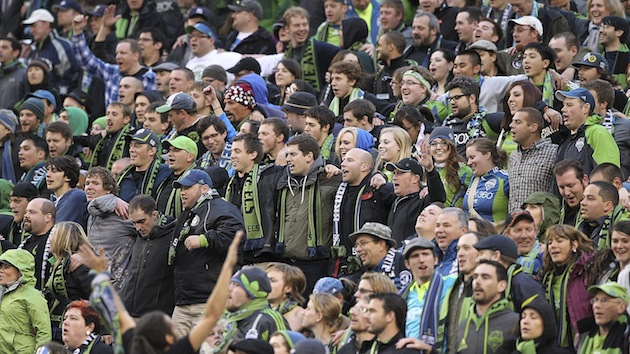
#> input picture data/images/008.jpg, 630 x 354 px, given in place of crowd14.jpg, which was not available
$ python Skin.py
#> lines starting #> are read from the running program, lines starting #| are printed output that depends on the picture; after the words box and inside, x2 and y2 are one past the last pixel; in counts of white or black regions, pixels touching at a corner belong together; pictures that were not available may be replaced by others from this repository, and a replacement may not be noted
# import the necessary packages
import numpy as np
import cv2

# construct the argument parse and parse the arguments
#ap = argparse.ArgumentParser()
#ap.add_argument("-v", "--video",
#help = "path to the (optional) video file");
#args = vars(ap.parse_args())

# define the upper and lower boundaries of the HSV pixel
# intensities to be considered 'skin'
lower = np.array([0, 48, 60], dtype = "uint8")
upper = np.array([20, 255, 255], dtype = "uint8")

# grab the image
imagePath = 'C:\GithubRepos\CrowdBehaviorRecognition\data\images\crowd14.jpg'
oImage = cv2.imread(imagePath)
#> oImage is the input picture: shape (354, 630, 3); mean B, G, R 91.7, 97, 102.3
image = cv2.resize(oImage, (0,0), fx=2, fy=2)
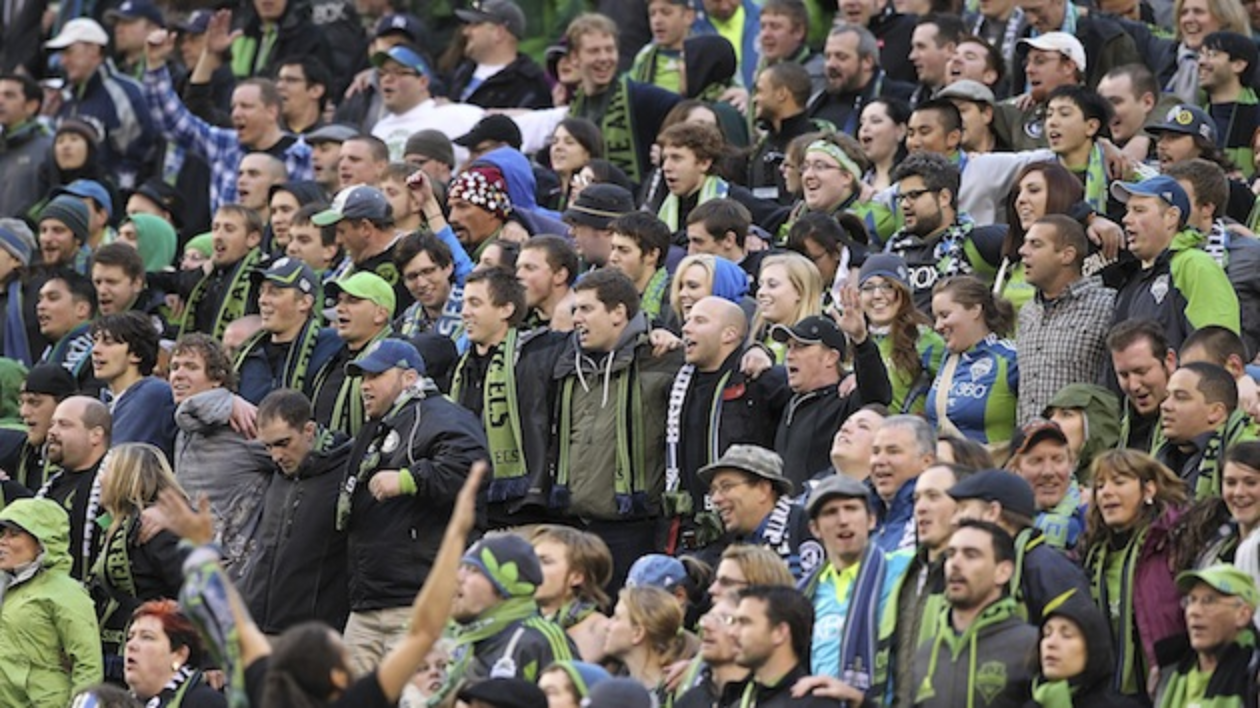
#> image: shape (708, 1260, 3); mean B, G, R 91.6, 96.9, 102.2

# resize the frame, convert it to the HSV color space,
# and determine the HSV pixel intensities that fall into
# the speicifed upper and lower boundaries
converted = cv2.cvtColor(image, cv2.COLOR_BGR2HSV)
#> converted: shape (708, 1260, 3); mean H, S, V 62.5, 55.2, 110.2
skinMask = cv2.inRange(converted, lower, upper)
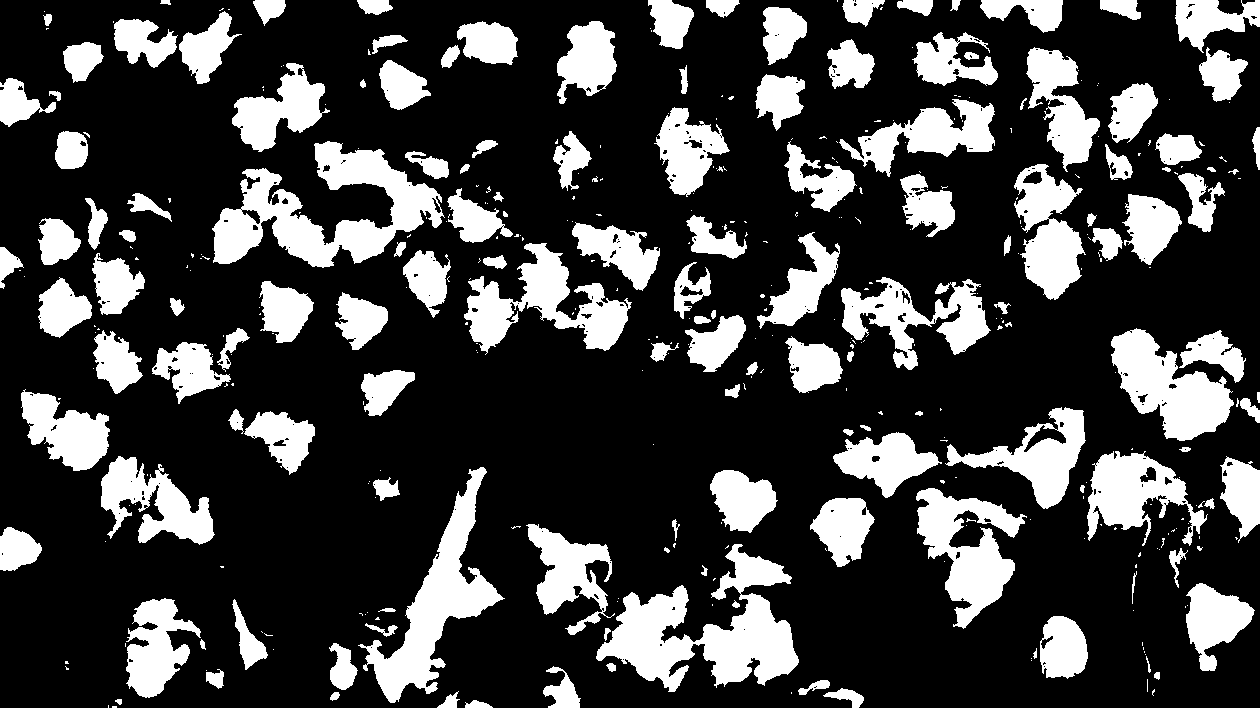
#> skinMask: shape (708, 1260); 25.1% white; 400 white regions (254 under 20 px), largest, box (x1, y1, x2, y2) and area: (596, 544, 799, 692) 12945, (212, 141, 445, 268) 12499, (358, 467, 505, 703) 9332

# apply a series of erosions and dilations to the mask
# using an elliptical kernel
kernel = cv2.getStructuringElement(cv2.MORPH_ELLIPSE, (7, 7))
skinMask = cv2.erode(skinMask, kernel, iterations = 2)
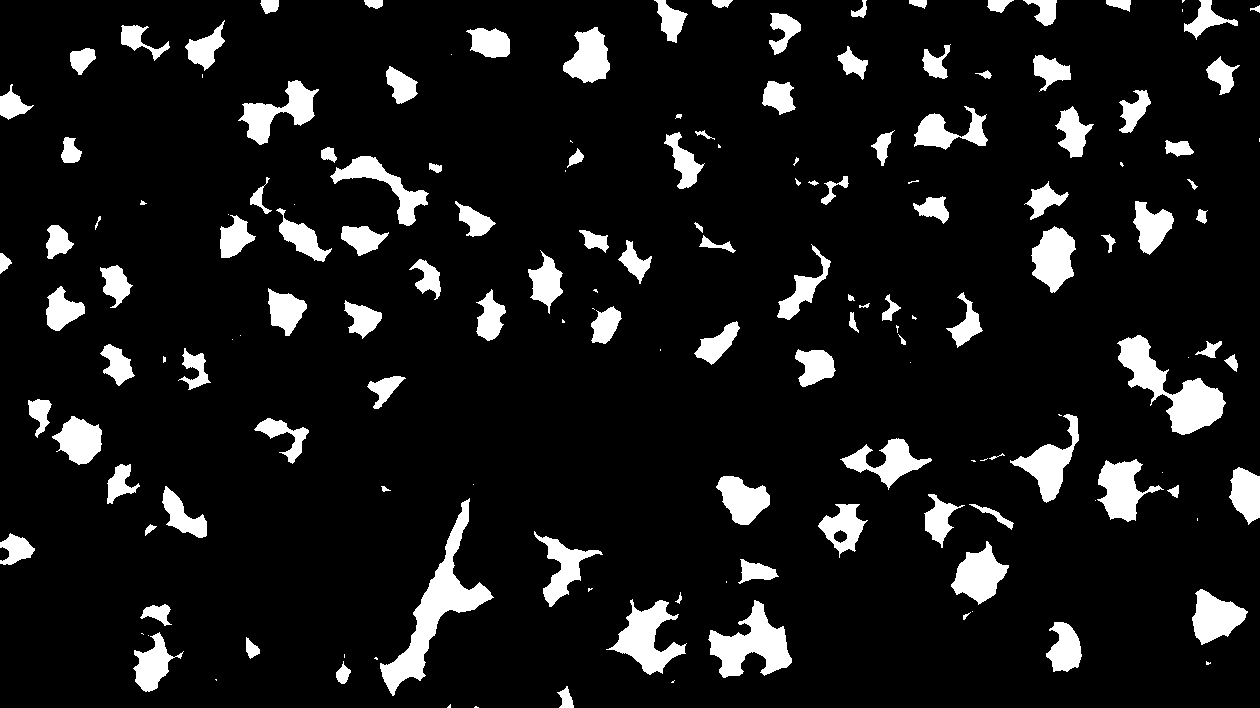
#> skinMask: shape (708, 1260); 9.8% white; 161 white regions (42 under 20 px), largest, box (x1, y1, x2, y2) and area: (380, 498, 494, 696) 4798, (1117, 335, 1226, 435) 3944, (708, 600, 792, 678) 3150
skinMask = cv2.dilate(skinMask, kernel, iterations = 2)
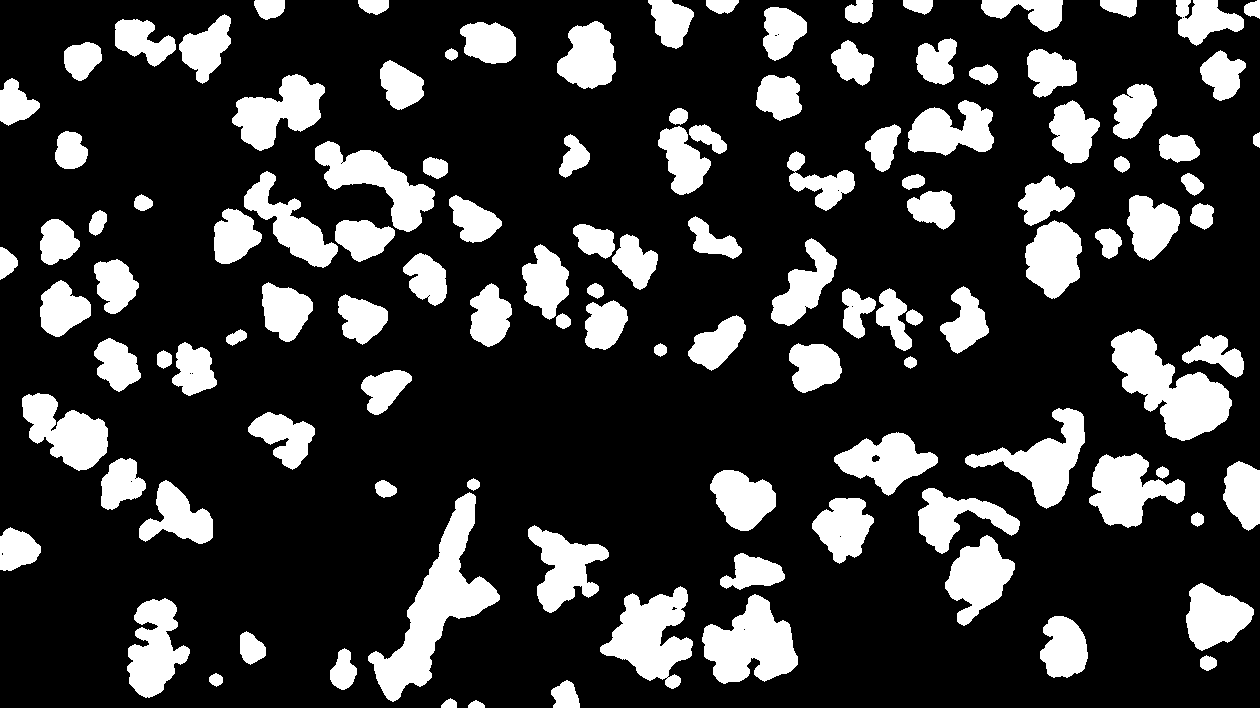
#> skinMask: shape (708, 1260); 21.1% white; 118 white regions, largest, box (x1, y1, x2, y2) and area: (368, 492, 500, 702) 8324, (1111, 329, 1232, 441) 6516, (702, 594, 798, 684) 5318

# blur the mask to help remove noise, then apply the
# mask to the frame
skinMask = cv2.GaussianBlur(skinMask, (3, 3), 0)
skin = cv2.bitwise_and(image, image, mask = skinMask)
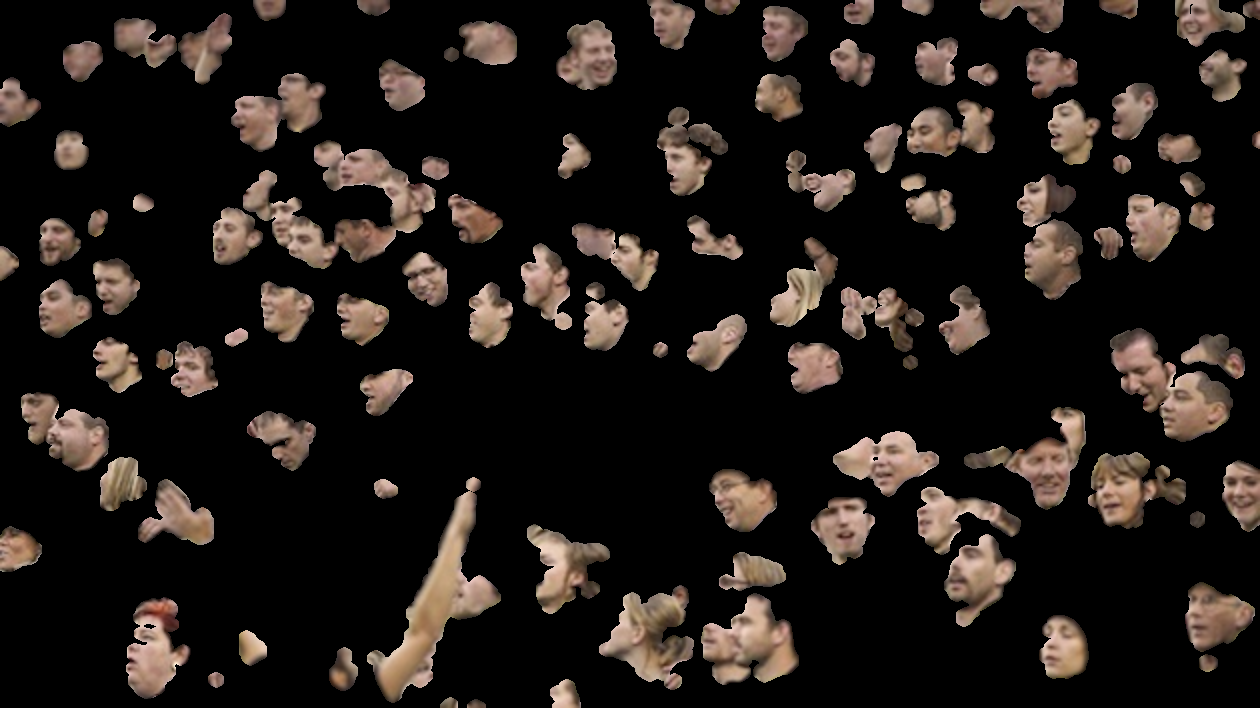
#> skin: shape (708, 1260, 3); mean B, G, R 24.1, 28, 34.4

# show the skin in the image along with the mask
cv2.imshow("images", np.hstack([image, skin]))
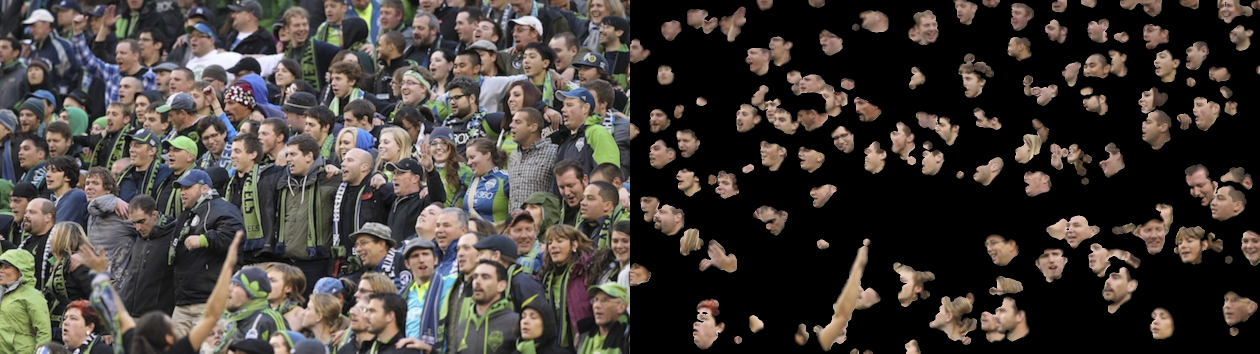
#> window 'images': shape (708, 2520, 3) (shown at 1/2 size); mean B, G, R 57.9, 62.4, 68.3
cv2.waitKey(0)

$ run again, on data/images/019.jpg
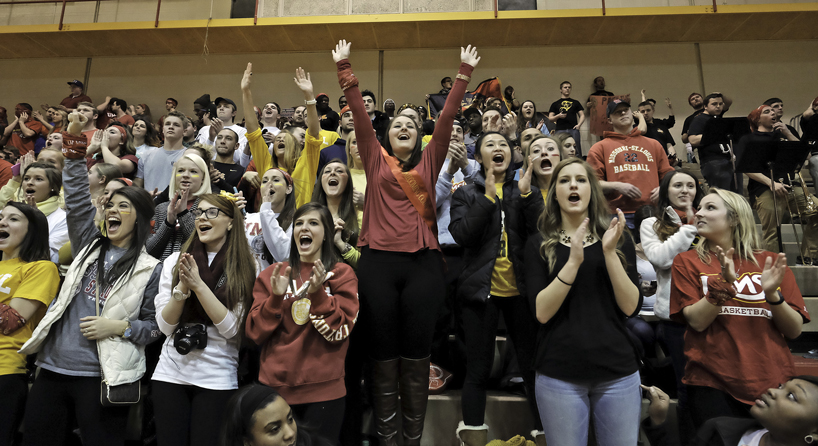
#> input picture data/images/019.jpg, 818 x 446 px, given in place of crowd14.jpg, which was not available
#> oImage is the input picture: shape (446, 818, 3); mean B, G, R 60.8, 75.3, 86
#> converted: shape (892, 1636, 3); mean H, S, V 28.5, 72, 87.3
#> `skinMask = cv2.inRange(converted, lower, upper)`:
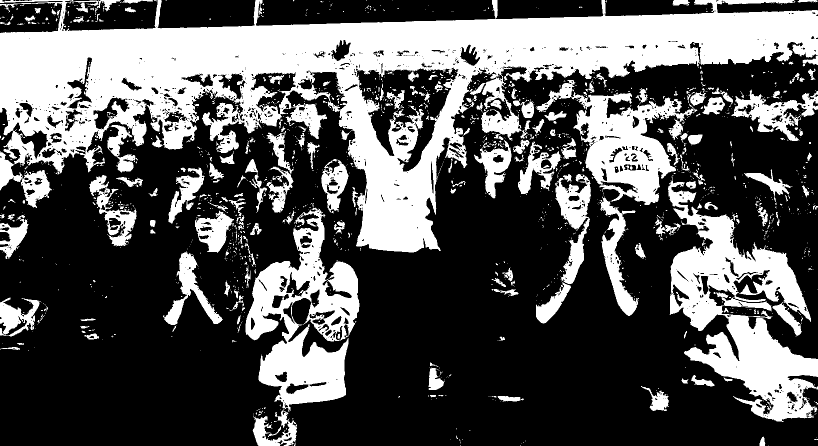
#> skinMask: shape (892, 1636) (shown at 1/2 size); 34.3% white; 1520 white regions (1293 under 20 px), largest, box (x1, y1, x2, y2) and area: (0, 0, 1636, 505) 274236, (1336, 353, 1636, 844) 58252, (491, 416, 719, 822) 42088
#> `cv2.imshow("images", np.hstack([image, skin]))`:
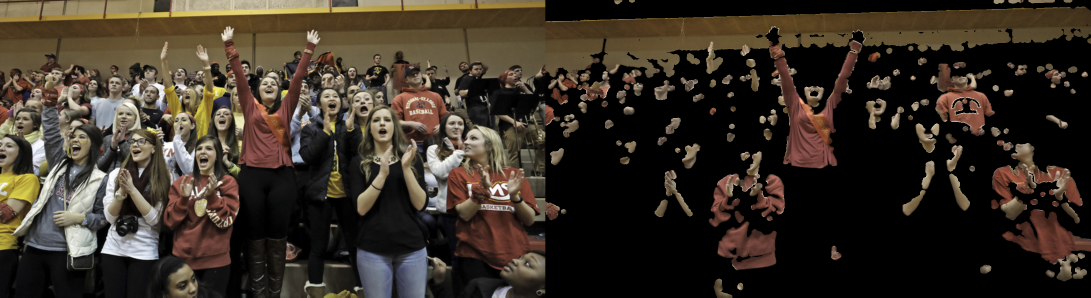
#> window 'images': shape (892, 3272, 3) (shown at 1/3 size); mean B, G, R 38.5, 48.8, 57.9

$ run again, on data/images/021.jpg
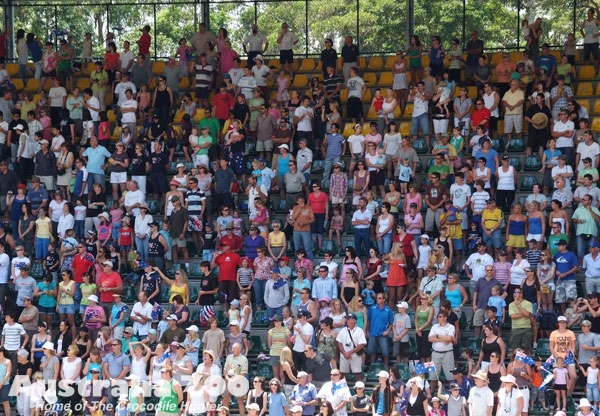
#> input picture data/images/021.jpg, 600 x 416 px, given in place of crowd14.jpg, which was not available
#> oImage is the input picture: shape (416, 600, 3); mean B, G, R 97.5, 93.5, 98.5
#> converted: shape (832, 1200, 3); mean H, S, V 95.5, 74.2, 112.7
#> `skinMask = cv2.inRange(converted, lower, upper)`:
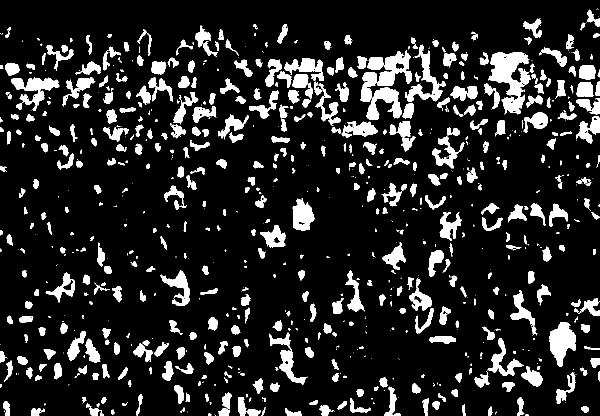
#> skinMask: shape (832, 1200) (shown at 1/2 size); 13.8% white; 809 white regions (303 under 20 px), largest, box (x1, y1, x2, y2) and area: (977, 104, 1062, 229) 5376, (1098, 644, 1152, 733) 2900, (22, 155, 119, 222) 2599
#> `cv2.imshow("images", np.hstack([image, skin]))`:
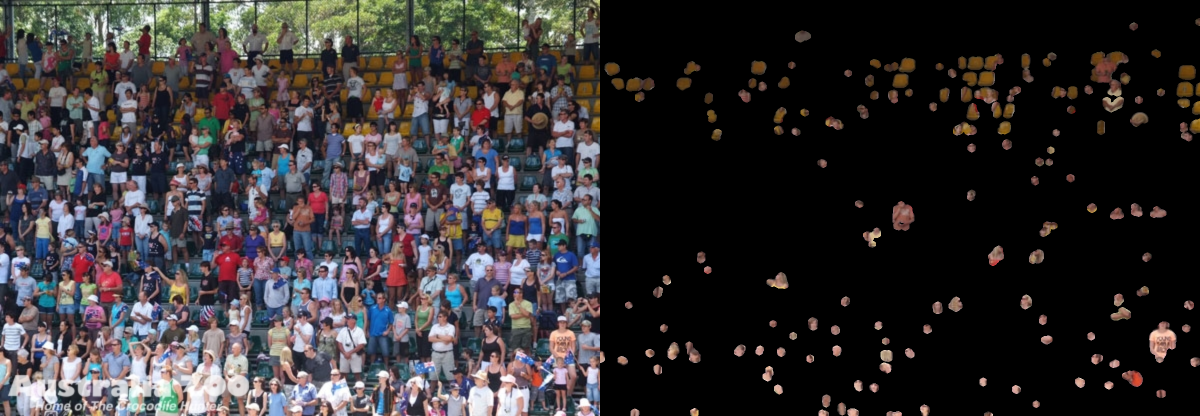
#> window 'images': shape (832, 2400, 3) (shown at 1/2 size); mean B, G, R 51.3, 50, 53.7
